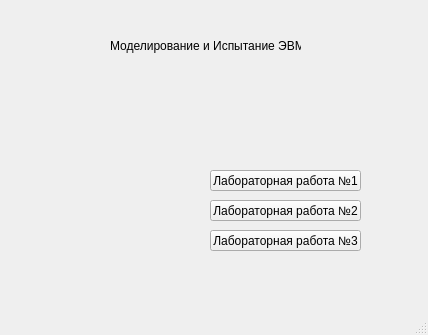
<?xml version="1.0" encoding="UTF-8"?>
<ui version="4.0">
 <class>MainWindow</class>
 <widget class="QMainWindow" name="MainWindow">
  <property name="geometry">
   <rect>
    <x>0</x>
    <y>0</y>
    <width>428</width>
    <height>335</height>
   </rect>
  </property>
  <property name="windowTitle">
   <string>MainWindow</string>
  </property>
  <widget class="QWidget" name="centralWidget">
   <widget class="QPushButton" name="pushButton">
    <property name="geometry">
     <rect>
      <x>210</x>
      <y>170</y>
      <width>151</width>
      <height>21</height>
     </rect>
    </property>
    <property name="text">
     <string>Лабораторная работа №1</string>
    </property>
   </widget>
   <widget class="QLabel" name="label">
    <property name="geometry">
     <rect>
      <x>110</x>
      <y>30</y>
      <width>191</width>
      <height>31</height>
     </rect>
    </property>
    <property name="text">
     <string>Моделирование и Испытание ЭВМ</string>
    </property>
   </widget>
   <widget class="QPushButton" name="pushButton_2">
    <property name="geometry">
     <rect>
      <x>210</x>
      <y>200</y>
      <width>151</width>
      <height>21</height>
     </rect>
    </property>
    <property name="text">
     <string>Лабораторная работа №2</string>
    </property>
   </widget>
   <widget class="QPushButton" name="pushButton_3">
    <property name="geometry">
     <rect>
      <x>210</x>
      <y>230</y>
      <width>151</width>
      <height>21</height>
     </rect>
    </property>
    <property name="text">
     <string>Лабораторная работа №3</string>
    </property>
   </widget>
  </widget>
  <widget class="QMenuBar" name="menuBar">
   <property name="geometry">
    <rect>
     <x>0</x>
     <y>0</y>
     <width>428</width>
     <height>20</height>
    </rect>
   </property>
  </widget>
  <widget class="QStatusBar" name="statusBar"/>
 </widget>
 <layoutdefault spacing="6" margin="11"/>
 <resources/>
 <connections/>
</ui>
